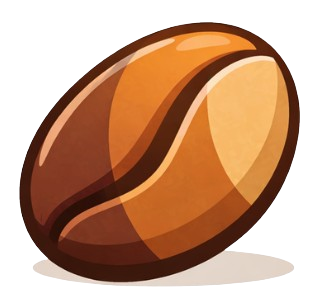
#> input picture docs/coffeebean-nobg.png, 317 x 302 px
$ python generate_icons.py
#> lines starting #> are read from the running program, lines starting #| are printed output that depends on the picture
#> in main, src is the input picture: PIL image 317x302 RGBA; mean R, G, B, A 102.5, 61.9, 35, 155.9
#!/usr/bin/env python3
"""Generate multi-resolution app icons from the source PNG.

Reads docs/coffeebean-nobg.png and produces:
- packaging/icon.ico  (multi-size Windows icon: 16–256 px)
- packaging/icon.png  (256x256 system tray / general use)

Usage:
    python packaging/generate_icons.py
"""

from pathlib import Path

from PIL import Image

ROOT = Path(__file__).resolve().parent.parent
SOURCE = ROOT / "docs" / "coffeebean-nobg.png"
OUT_ICO = ROOT / "packaging" / "icon.ico"
OUT_PNG = ROOT / "packaging" / "icon.png"

ICO_SIZES = [16, 32, 48, 64, 128, 256]


def _make_square(img: Image.Image, size: int) -> Image.Image:
    """Resize *img* into a *size*x*size* square, preserving aspect ratio.

    The source image is centered on a transparent background.
    """
#> called with size = 256
    # Thumbnail preserves aspect ratio (never upscales beyond original)
    thumb = img.copy()
    thumb.thumbnail((size, size), Image.LANCZOS)
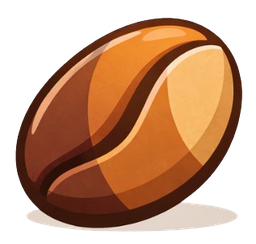
#> thumb: PIL image 256x244 RGBA; mean R, G, B, A 104.7, 63.8, 36.8, 155.9; transparent parts drawn white

    canvas = Image.new("RGBA", (size, size), (0, 0, 0, 0))
#> canvas: PIL image 256x256 RGBA; every value is 0
    offset_x = (size - thumb.width) // 2
#> offset_x = 0
    offset_y = (size - thumb.height) // 2
#> offset_y = 6
    canvas.paste(thumb, (offset_x, offset_y), thumb)
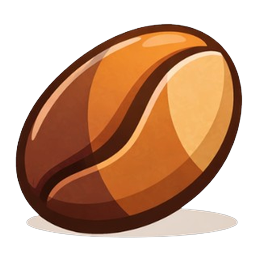
#> canvas: PIL image 256x256 RGBA; mean R, G, B, A 96.8, 58.2, 32.5, 147.9; transparent parts drawn white
    return canvas


def main() -> None:
    if not SOURCE.exists():
        raise FileNotFoundError(f"Source image not found: {SOURCE}")

    src = Image.open(SOURCE).convert("RGBA")

    # --- icon.png (256x256) ---
    png256 = _make_square(src, 256)
    png256.save(OUT_PNG, format="PNG")
#> (the run stopped early here; a loop or call above may not have finished)
